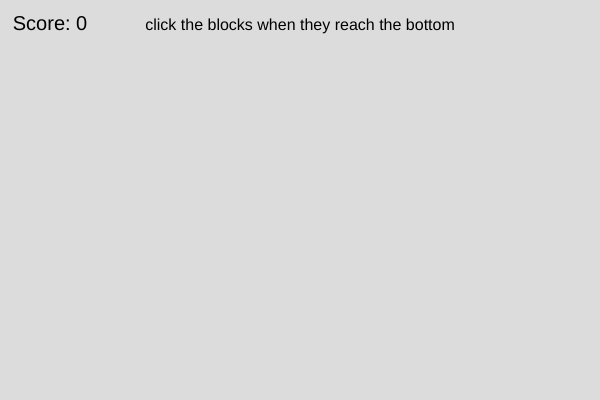
Frame 1 (no input)
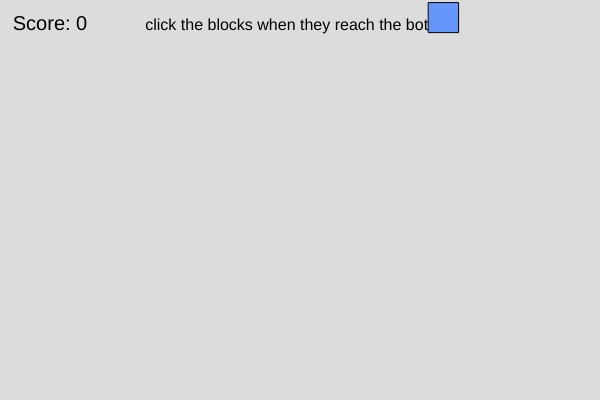
Frame 60 (no input)
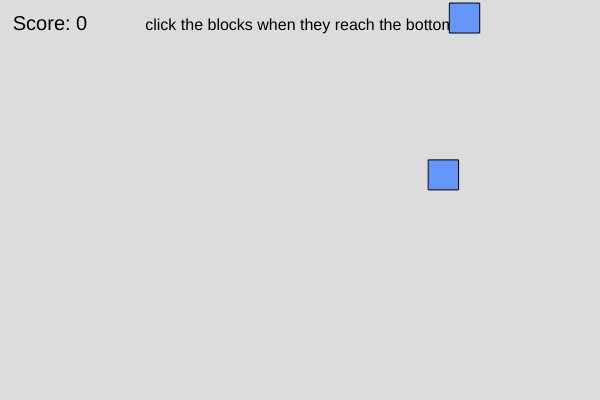
Frame 120 (the mouse pressed at the canvas centre since frame 60)

The p5.js sketch that drew these frames (run headless with seeded random() and noise() and a simulated clock; from frame 60 on, the mouse is pressed at the canvas centre):

// p5.js sketch
// ── sketch.js
var shapes = []; 
var score = 0;
var gameState = "START";

function setup() {
  createCanvas(600, 400);
}

function draw() {
  background(220);
  
  
  
  fill(0);
  textAlign(CENTER);
  textSize(16);
  text("click the blocks when they reach the bottom", width/2, 30);
  
  if (frameCount % 60 === 0) {
    shapes.push(new FallingShape(random(width), 0));
  }

  for (let i = shapes.length - 1; i >= 0; i--) {
    shapes[i].update();
    shapes[i].display();


    if (checkCatch(shapes[i])) {
      score++;
      shapes.splice(i, 1); 
    } else if (shapes[i].y > height) {
      shapes.splice(i, 1); 
    }
  }

  fill(0);
  textSize(20);
  text("Score: " + score, 50, 30);
}

class FallingShape {
  constructor(x, y) {
    this.x = x;
    this.y = y;
    this.speed = random(2, 5);
    this.size = 30;
  }

  update() {
    this.y += this.speed;
  }

  display() {
    fill(100, 150, 250);
    rect(this.x, this.y, this.size, this.size);
  }
}


function checkCatch(obj) {
  var d = dist(mouseX, height - 20, obj.x, obj.y);
  if (d < 30 && mouseIsPressed) {
    return true;
  } else {
    return false;
  }
}
